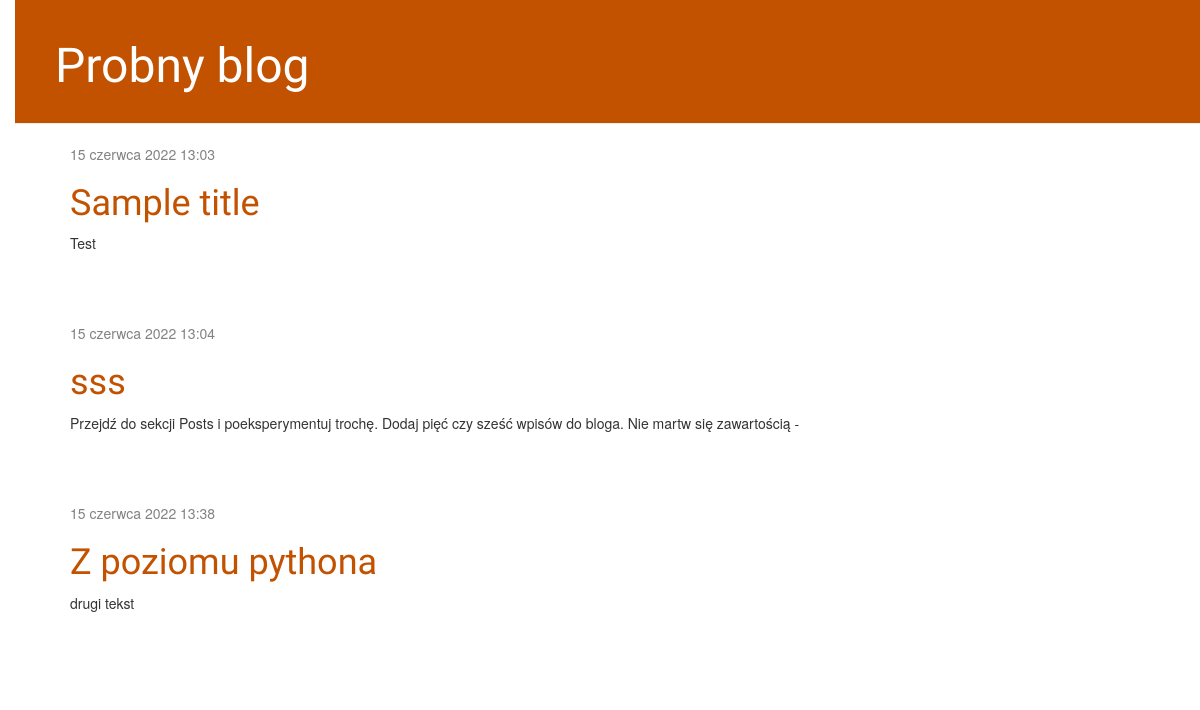
Before: / with the older database file.
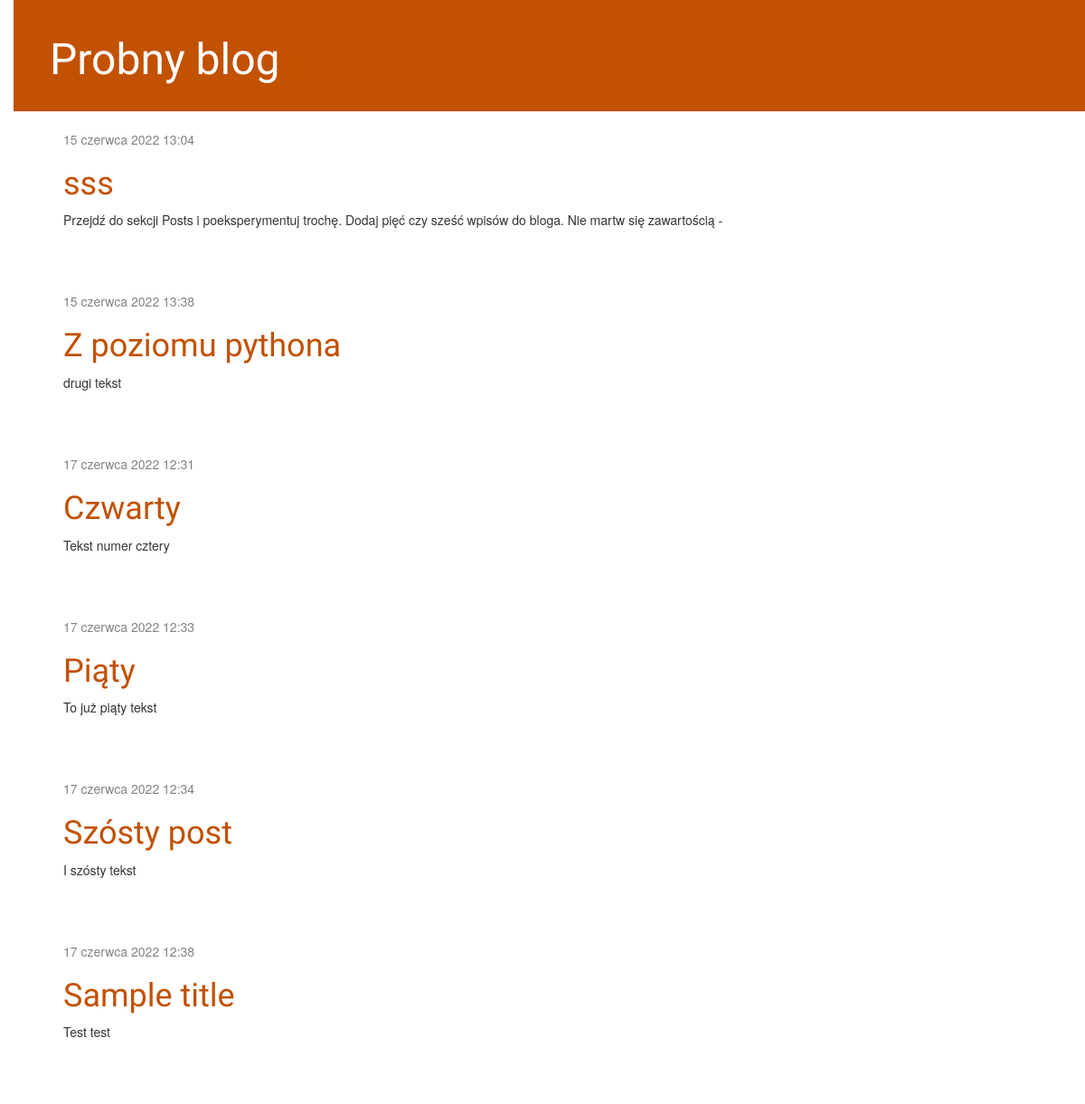
After: the same page with the newer database file.
### blog/models.py (models this page shows, shortened)
class Post(models.Model):
    author = models.ForeignKey(settings.AUTH_USER_MODEL, on_delete=models.CASCADE)
    title = models.CharField(max_length=200)
    text = models.TextField()
    created_date = models.DateTimeField(
            default=timezone.now)
    published_date = models.DateTimeField(
            blank=True, null=True)

### blog/views.py (the view)
# urls.py: path('', views.post_list, name='post_list'),
def post_list(request):
    posts = Post.objects.filter(published_date__lte=timezone.now()).order_by('published_date')
    return render(request, 'blog/post_list.html', {'posts': posts})

### blog/templates/blog/post_list.html
{% extends 'blog/base.html' %}
{% block content %}
    {% for post in posts %}
        <div class="post">
            <div class="date">
                {{ post.published_date }}
            </div>
            <h1><a href="{% url 'post_detail' pk=post.pk %}">{{ post.title }}</a></h1>
            <p>{{ post.text|linebreaksbr }}</p>
        </div>
    {% endfor %}
{% endblock %}

### blog/templates/blog/base.html (shortened to what this page needs)
{% load static %}
<html>
    <head>
        <link rel="stylesheet" href="//maxcdn.bootstrapcdn.com/bootstrap/3.2.0/css/bootstrap.min.css">
        <link rel="stylesheet" href="//maxcdn.bootstrapcdn.com/bootstrap/3.2.0/css/bootstrap-theme.min.css">
        <link rel="stylesheet" href="{% static 'css/blog.css' %}">
    </head>
    <body>
    <div class="page-header">
        <h1><a href="/">Probny blog</a></h1>
    </div>
    <div class="content container">
        <div class="row">
            <div class="col-md-8">
            {% block content %}
            {% endblock %}
            </div>
        </div>
    </div>
</body>
</html>

### blog/static/css/blog.css (style rules this page uses)
h1 a, h2 a { color: #C25100; font-family: 'Lobster'; }
body { padding-left: 15px; }
.page-header { background-color: #C25100; margin-top: 0; padding: 20px 20px 20px 40px; }
.page-header h1, .page-header h1 a, .page-header h1 a:visited, .page-header h1 a:active { color: #ffffff; font-size: 36pt; text-decoration: none; }
.content { margin-left: 40px; }
h1, h2, h3, h4 { font-family: 'Lobster', cursive; }
.date { color: #828282; }
.post { margin-bottom: 70px; }

Changed rows visible on the page:
added Post: published_date "17 czerwca 2022 12:31", title "Czwarty", text "Tekst numer cztery"
added Post: published_date "17 czerwca 2022 12:33", title "Piąty", text "To już piąty tekst"
added Post: published_date "17 czerwca 2022 12:34", title "Szósty post", text "I szósty tekst"
changed Post "Sample title": published_date "15 czerwca 2022 13:03" → "17 czerwca 2022 12:38"; text "Test" → "Test test"; moves down the list
